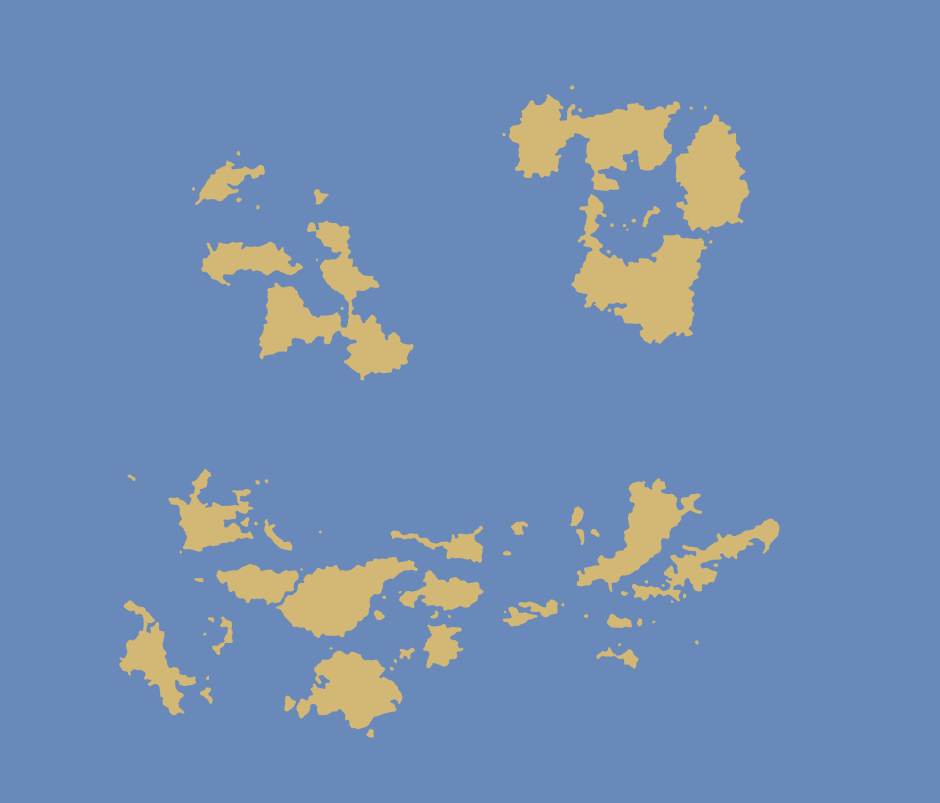
#> input picture dlb/archipelago/archipelagos_two_colors.png, 3757 x 3210 px (shown at 1/4 size)
$ jupyter execute lab_full.ipynb
#> lines starting #> are read from the running program, lines starting #| are printed output that depends on the picture; after the words box and inside, x2 and y2 are one past the last pixel; in counts of white or black regions, pixels touching at a corner belong together
# Assignment

Implement K-means from scratch and clusterize the islands in the following map:

\[Map generated using [Azgaar’s map generator](https://azgaar.github.io/Fantasy-Map-Generator/)\]

# K-means clustering

This is a very well known clustering algorithm, and there's a lot of good literature on it. Even the [wiki page](https://en.wikipedia.org/wiki/K-means_clustering) contains very good information. For this notebook just keep in mind the following points:

* doing clustering means **grouping samples**. The idea is to form homogeneous groups
* **clustering = unsupervised learning**: we'll start with a dataset and no ideas about where to place any of the entry. The actual division in clusters is something that we'll discover along the process

## So, what is K-means clustering, exactly?

The algorithm aims to partition your samples in groups so that it minimizes the within-cluster variance. This is the theoretical aim, and it's a very difficult problem - in theory. In practice there exist several very good euristics that almost always work well. In this notebook we implement the **naive K-means clustering**. As the name implies, it's the simplest version of the algorithm. Still a good starting point to understand the internal mechanisms. It revolves around the concept of **centroid** (a.k.a. the cluster prototype).

A centroid is the average member of a cluster. As such, it doesn't really exist, as much as the "average person" doesn't exist. But it's useful for us to interpret the results, and handy for the algorithm. It goes like this:

0. decide K, i.e. the number of clusters
1. randomly assign the centroids
2. each sample is assigned to the closest centroid
3. the centroids are updated, computing their new value as the average of all samples assigned to them
4. since the centroids moved, each sample is assigned again to the closest centroid
5. if some sample is assigned to a different centroid, go to point 3. Otherwise the algorithm ends

# A little setup

Let's do all the required imports in a single place, plus we fix the random seed to ensure reproducibility.

[cell 1]
#general random seed setup
import random
random.seed(999)

#for image manipulation we use cv2 and imutils modules
#pip3 install opencv-python
#pip3 install --upgrade imutils
import cv2
import imutils

#for plots we use matplotlib module
import matplotlib.pyplot as plt

#the always reliable numpy module
import numpy as np

#numpy.random submodule has handy functions for random
#numbers sampling. As to why we'll later instantiate a random
#generator object see https://numpy.org/devdocs/reference/random/index.html#random-quick-start
from numpy.random import default_rng

# Data preprocessing: from the image to a table of numbers

The followin cells cover a few data-management steps. They are not strictly linked to K-means clustering, so if you are just interested in the machine learning part feel free to skip. The steps are:

1. read the image into a numpy array
2. binarize the image
3. find the center of each island, store the values in a numpy table with one row per island and two columns (x and y coordinates)

## [PREPROCESSING 1] Read the image

We are going to use [cv2 module](https://pypi.org/project/opencv-python/), plus the [imutils module](https://github.com/PyImageSearch/imutils) to simplify some image processing steps.

[cell 2]
img = cv2.imread("archipelagos_two_colors.png", cv2.IMREAD_COLOR)
#> img is the input picture: shape (3210, 3757, 3); mean B, G, R 179.7, 141.2, 114.7

#printing some info on the image
print(type(img))
#| <class 'numpy.ndarray'>
print(img.shape)
#| (3210, 3757, 3)

#printing a sea pixel
print(img[0,0,:])
#| [186 137 105]

#printing a land pixel
print(img[1000,1000,:])
#| [117 183 210]

Keep in mind that cv2 represents color as BGR, instead of the more common RGB convention. So we have:

<center>------------------ SEA PIXELS ------------------</center>

|  B |  G |  R | mode |
| -: | -: | -: | :-   |
|186 |137 |105 | decimal
|BA  | 89 | 69 | hexadecimal

|  R |  G |  B | mode |
| -: | -: | -: | :-   |
| 105| 137| 186| decimal
| 69 | 89 | BA| hexadecimal

<center>------------------ LAND PIXELS ------------------</center>

|  B |  G |  R | mode |
| -: | -: | -: | :-   |
|117 |183 |210| decimal
|75  |B7  |D2| hexadecimal

|  R |  G |  B | mode |
| -: | -: | -: | :-   |
|210 |183 |117| decimal
|D2  |B7  |75| hexadecimal

Let's plot the map.

[cell 3]
plt.rcParams["figure.figsize"] = (20,10)

# matplotlib interprets images in RGB format, but OpenCV uses BGR format
# so to convert the image so that it's properly loaded, convert it before loading
img_rgb = cv2.cvtColor(img, cv2.COLOR_BGR2RGB) # this converts it into RGB

plt.imshow(img_rgb)
plt.show()

## [PREPROCESSING 2] Binarize the image

For the reasons why it is necessary to binarize (and blur) images to find the center of shapes [see here](https://www.pyimagesearch.com/2016/02/01/opencv-center-of-contour/).

[cell 4]
#from color to grayscale
gray = cv2.cvtColor(img, cv2.COLOR_BGR2GRAY)
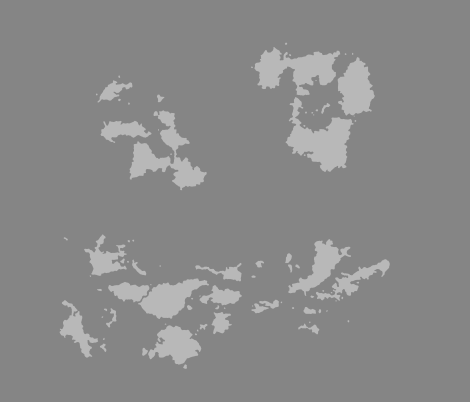
#> gray: shape (3210, 3757) (shown at 1/8 size); min 133, max 184, mean 137.7

#blur the borders
blurred = cv2.GaussianBlur(gray, (5, 5), 0)

#checking the result
print('A sea pixel: ' + str(blurred[0,0]))
#| A sea pixel: 133
print('A land pixel: ' + str(blurred[1000,1000]))
#| A land pixel: 184

Note that we moved from RGB to grayscale, so for each pixel we expect a single number (and not the three color channels as before).

We are now ready to binarize the image. Any value between 133 and 184 could be used as threshold.

[cell 5]
thresh = cv2.threshold(blurred, 150, 255, cv2.THRESH_BINARY)[1]
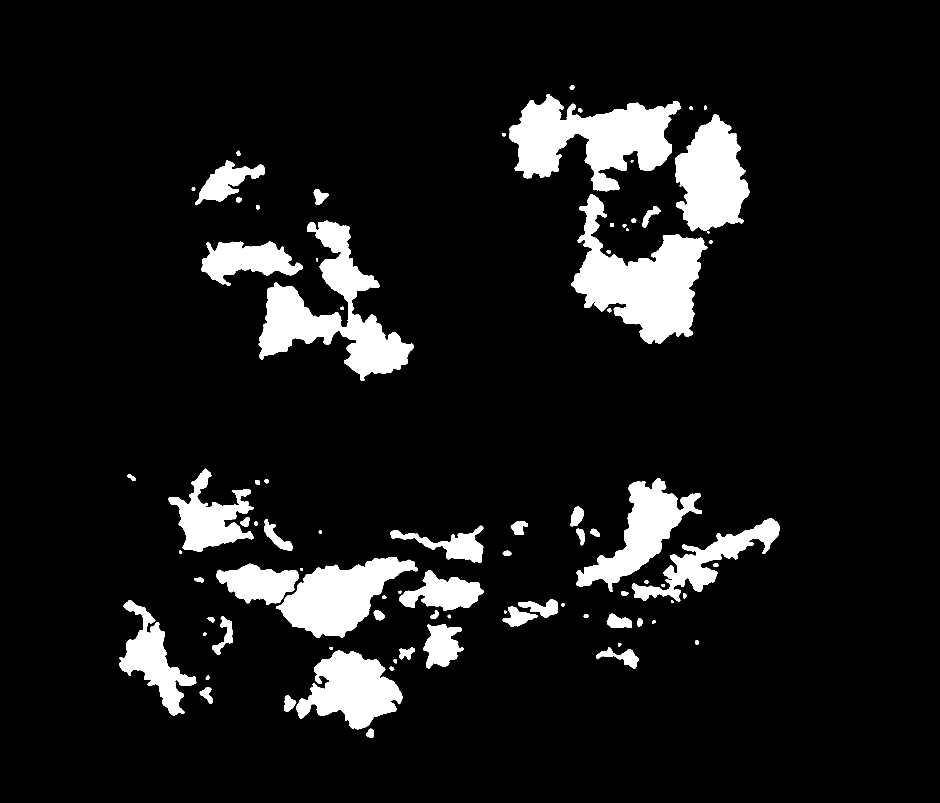
#> thresh: shape (3210, 3757) (shown at 1/4 size); 9.3% white; 86 white regions
plt.imshow(thresh, cmap = 'Greys_r') #using the built-in grey scale color map
plt.show()

[cell 6]
#checking the result
print('A sea pixel: ' + str(thresh[0,0]))
#| A sea pixel: 0
print('A land pixel: ' + str(thresh[1000,1000]))
#| A land pixel: 255

Notice that now the image is still grayscale (single channel), but the values are now at the extreme ranges of the available range. Sea pixels are set at zero (black) and land pixel are set at 255 (white).

## [PREPROCESSING 3] Find the center of each island

This is a two steps process. First we find the contour of each island. Then we compute the center of each contour.

[cell 7]
# find contours in the thresholded image
cnts = cv2.findContours(thresh.copy(), cv2.RETR_EXTERNAL, cv2.CHAIN_APPROX_SIMPLE)
#> cnts = 86 contours; largest, box (x1, y1, x2, y2) and area: (2285, 776, 2829, 1376) 146771, (2036, 377, 2722, 765) 137755, (1035, 883, 1654, 1522) 133482, (2701, 457, 2999, 925) 91348, (1104, 2228, 1672, 2552) 91320

#grabs the appropriate tuple value based on whether we are using OpenCV 2.4, 3, or 4.
#You can read more about how the return signature of cv2.findContours
#changed between OpenCV versions at https://pyimagesearch.com/2015/08/10/checking-your-opencv-version-using-python/
cnts = imutils.grab_contours(cnts)

#printing the number of islands
print('We have found this many islands: ' + str(len(cnts)))
#| We have found this many islands: 86

It's now time to loop over each island contour and compute its center. The common formula used is, for each coordinate, to divide the first order moment by the zero order moment. For details see [here](https://www.pythonpool.com/opencv-moments/).

For extra clarity, we create a new image with the island borders in red and island centers marked by a black dot.

[cell 8]
#room for centers of each island (we keep an x,y for each contour)
island_centers = np.empty(shape = (len(cnts), 2))
#> island_centers = 86 pairs, first value 0 to 6.92e-310, second value 0 to 6.92e-310
n = 0

#a new image, where we draw island borders and centers
annotated = img.copy()

# loop over the contours
for c in cnts:
    # compute the center of the contour
    M = cv2.moments(c)
    cX = int(M["m10"] / M["m00"])
    cY = int(M["m01"] / M["m00"])

    #keep track of what we found
    island_centers[n, :] = [cX, cY]
    n += 1

    # draw the contour and center of the shape on the image
    cv2.drawContours(annotated, [c], -1, (0, 0, 255), 5) #Syntax: cv2.drawcontours(source_image, contours, contours_ID, contour_color, contour_thickness)
    cv2.circle(annotated, (cX, cY), 10, (0, 0, 0), -1) #Syntax: cv2.circle(image, center_coordinates, radius, color, thickness)
#> this loop made 86 passes
#> (cX, cY) on passes 1 to 8: (1481, 2933), (1156, 2814), (827, 2778), (830, 2711), (1566, 2674), (1581, 2644), (1407, 2759), (1625, 2612)
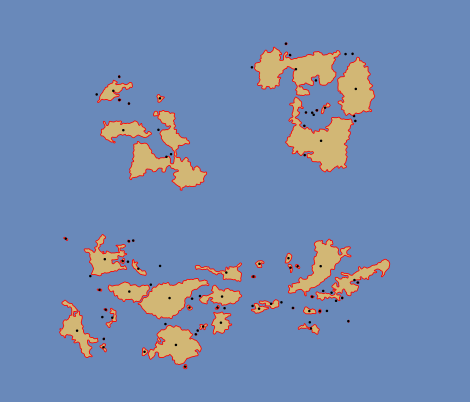
#> annotated: shape (3210, 3757, 3) (shown at 1/8 size); mean B, G, R 176.5, 137.9, 116.1
#> after the loop, island_centers = 86 pairs, first value 526 to 2862, second value 349 to 2933; n = 86

#print the contoured image, after the usual RGB conversion
annotated_rgb = cv2.cvtColor(annotated, cv2.COLOR_BGR2RGB)
plt.imshow(annotated_rgb)
plt.show()

Zooming a bit:

[cell 9]
plt.imshow(annotated_rgb[1500:3000, 0:1500,:])
plt.show()
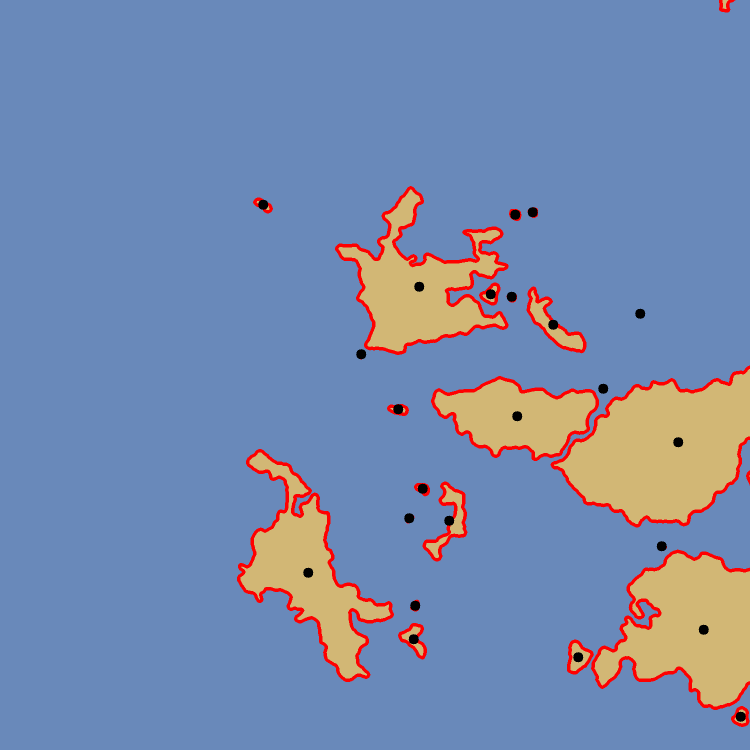
#> shown: shape (1500, 1500, 3) (shown at 1/2 size); mean R, G, B 120.2, 138.2, 172.9

Same area in the original image

[cell 10]
plt.imshow(img_rgb[1500:3000, 0:1500,:])
plt.show()
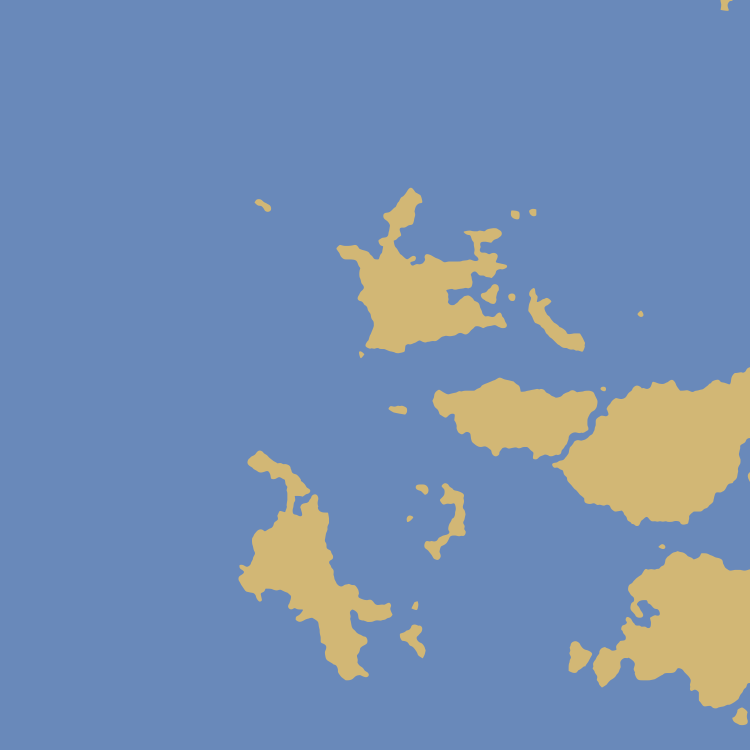
#> shown: shape (1500, 1500, 3) (shown at 1/2 size); mean R, G, B 118.3, 142.8, 177.2

Taking a look at the list of centers of each island:

[cell 11]
print('Shape of the matrix containing all the island centers:')
print(island_centers.shape)
#| (86, 2)
#> (the rest of the program and of its run is left out)
